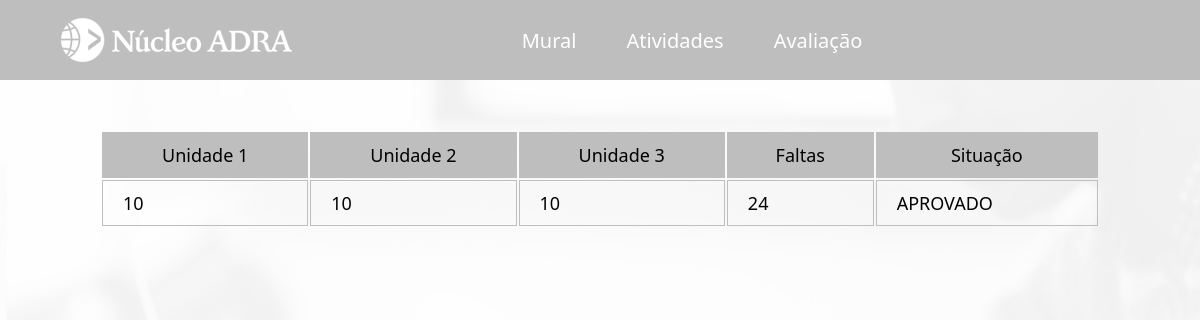
The page /portal/aluno/avaliacao.php on the database as committed earlier.
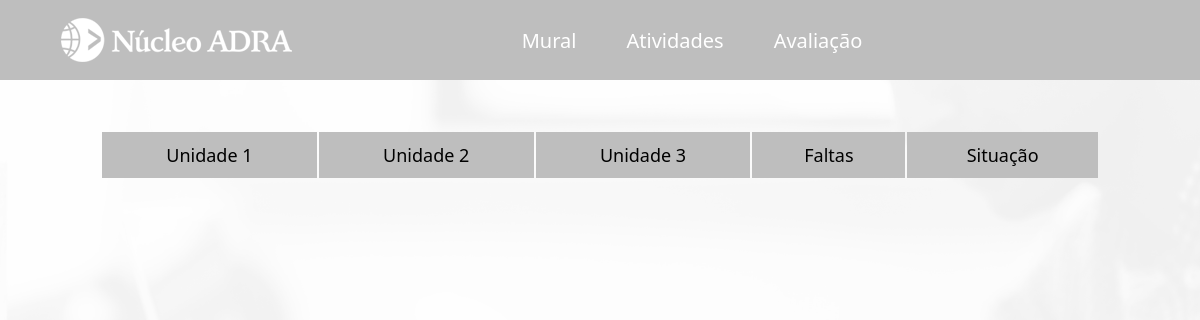
The same page on the database as committed later.
### tables this page shows
CREATE TABLE IF NOT EXISTS `avaliacao` (
  `id` int NOT NULL AUTO_INCREMENT,
  `aluno_id` int DEFAULT NULL,
  `turma_id` int DEFAULT NULL,
  `n1` float DEFAULT NULL,
  `n2` float DEFAULT NULL,
  `n3` float DEFAULT NULL,
  `faltas` int DEFAULT NULL,
  `situacao` varchar(40) DEFAULT NULL,
  PRIMARY KEY (`id`),
  KEY `FK_aluno` (`aluno_id`),
  KEY `FK_turma` (`turma_id`)
);

### portal/aluno/avaliacao.php (the view, shortened to what this page needs)
<?php
    require_once "../../util/config.php";
    $idTurma = $_GET['t'];
    $idCurso = $_GET['c'];
    $idAluno = $_SESSION['idAluno'];
    $sql = "SELECT * FROM avaliacao";
    $result = mysqli_query($link, $sql);
?>
<!DOCTYPE html>
<html lang="en">
<head>
    <link rel="stylesheet" href="../../css/mural.css">
</head>
<body>
<header>
        <main>
            <div class="cabecalho-conteudo">
                <a href="curso.php">
                <div id="logo" class="opcoes-nav">
                    <img src="../../imagens/nucleo-adra-branco-232x48.png" alt="logo-adra">
                </div>
                </a>
                <div class="opcoes-nav">
                <a href="mural.php?c=<?php echo $idCurso ?>&t=<?php echo $idTurma; ?>">
                    <div class="opcao-nav">
                        <div class="mural-texto">
                            Mural
                        </div>
                    </div>
                </a>
                <a href="atividade.php?c=<?php echo $idCurso ?>&t=<?php echo $idTurma; ?>">
                <div class="opcao-nav">
                    <div class="atividades">
                        Atividades
                    </div>
                </div>
                </a>
                <a href="avaliacao.php?c=<?php echo $idCurso ?>&t=<?php echo $idTurma; ?>">
                    <div class="opcao-nav">
                        <div class="notas-texto">
                            Avaliação
                        </div>
                    </div>
                </a>
                </div>
                <a href="usuario.php?i=<?php echo $idAluno; ?>">
                <div id="perfil" class="opcoes-nav">
                </div>
                </a>
            </div>
        </main>
    </header>
<div class="container">
    <div class="container-avaliacao">
        <table class="tabela">
            <tr class="tabela-header">
                <td><center>Unidade 1</center></td>
                <td><center>Unidade 2</center></td>
                <td><center>Unidade 3</center></td>
                <td><center>Faltas</center></td>
                <td><center>Situação</center></td>
            </tr>
            <?php
            while($row = mysqli_fetch_array($result)){
                if($row['turma_id'] == $idTurma){
                    if($idAluno == $row['aluno_id']){
            ?>
            <tr class="tabela-linha">
                <td><?php echo $row['n1'];?></td>
                <td><?php echo $row['n2'];?></td>
                <td><?php echo $row['n3']; ?></td>
                <td><?php echo $row['faltas']; ?></td>
                <td><?php echo $row['situacao'];?></td>
            </tr>
            <?php
                    }
                }
                }
    ?>
        </table>
    </div>
</div>
</body>
</html>

Rows that differ between the two databases and show on the page:
removed avaliacao: n1 "10", n2 "10", n3 "10", faltas "24", situacao "APROVADO"
